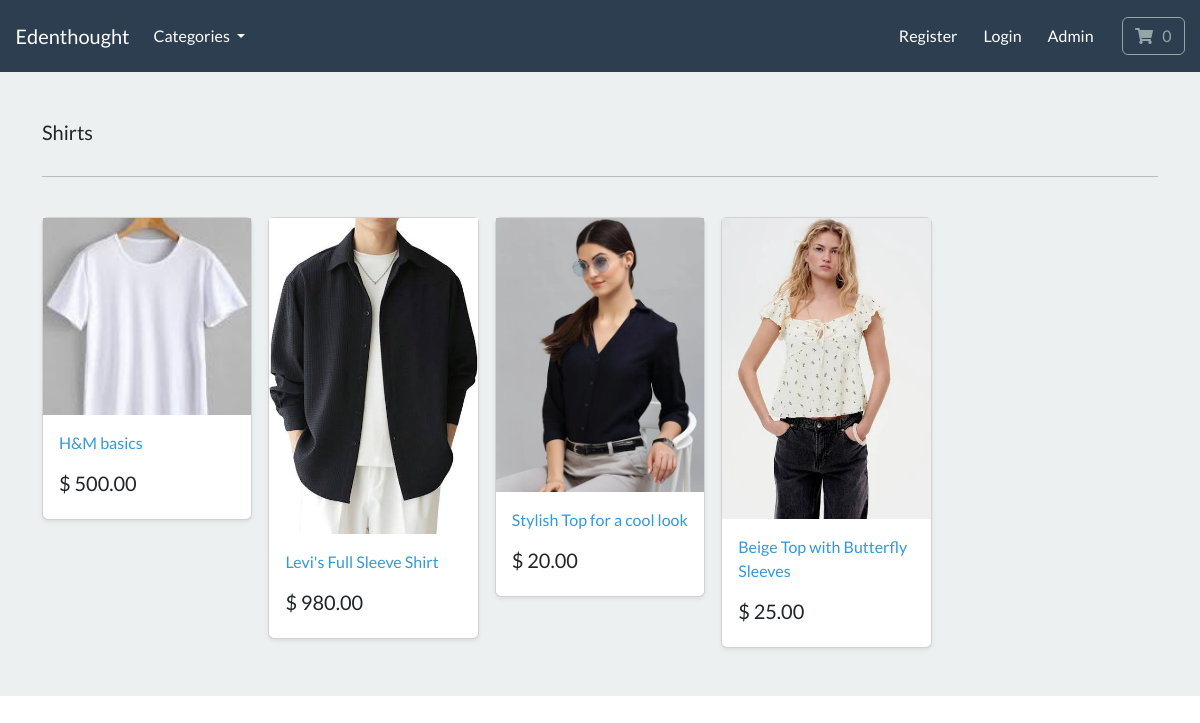
The page /search/shirts/ on the database its author committed.
### store/models.py (models this page shows, shortened)
class Category(models.Model):
    name=models.CharField(max_length=250,db_index=True)
    slug=models.SlugField(max_length=250,unique=True)
    class Meta:
       verbose_name_plural='categories'
    def get_absolute_url(self):
        return reverse('list-category',args=[self.slug])

class Product(models.Model):
    category=models.ForeignKey(Category,related_name='product',on_delete=models.CASCADE,null=True)
    title=models.CharField(max_length=250)
    brand=models.CharField(max_length=250,default='un-branded')
    description=models.TextField(blank=True)
    slug=models.SlugField(max_length=255)
    price=models.DecimalField(max_digits=5,decimal_places=2)
    image=models.ImageField(upload_to='images/',default='default.jpg')
    class Meta:
       verbose_name_plural='products'
    def get_absolute_url(self):
        return reverse('product-info',args=[self.slug])

### store/views.py (the view)
# urls.py: path('search/<slug:category_slug>/',views.list_category,name='list-category'),
def list_category(request,category_slug=None):
    category= get_object_or_404(Category,slug=category_slug)
    products=Product.objects.filter(category=category)
    return render(request,'store/list-category.html',{'category':category,'products':products})

### cart/cart.py (called while the page is built)
    def __len__(self):
        return sum(item['qty'] for item in self.cart.values())

### cart/context_processors.py (called while the page is built)
def cart(request):
    return {'cart':Cart(request)}

### store/views.py (called while the page is built)
def categories(request):
    all_categories=Category.objects.all()
    return {'all_categories':all_categories}

### store/templates/store/list-category.html
{% extends "./base.html" %}
{% load static %}
{% block content %}
<main>
  <div class="album py-5 bg-light">
    <div class="container">
      <div class="pb-3 h5"> {{category.name | capfirst}} </div>
      <hr>
      <br>
      <div class="row row-cols-1 row-cols-sm-2 row-cols-md-5 g-3">
        {%for product in products%}
        <div class="col">
          <div class="card shadow-sm">
          <img class="img-fluid" alt="Responsive image" src="{{product.image.url}}">
            <div class="card-body">
              <p class="card-text">
                <a class="text-info text-decoration-none" href="{{product.get_absolute_url}}"> {{product.title}} </a>
              </p>
              <div class="d-flex justify-content-between align-items-center">
                <h5> $ {{product.price}} </h5>
              </div>
            </div>
          </div>
        </div>
       {%endfor%}
      </div>
    </div>
  </div>
</main>
{% endblock %}

### rows shown on the page
Category: name "Shirts"
Product: image (picture), title "H&M basics", price "500.00"
Product: image (picture), title "Levi's Full Sleeve Shirt", price "980.00"
Product: image (picture), title "Stylish Top for a cool look", price "20.00"
Product: image (picture), title "Beige Top with Butterfly Sleeves", price "25.00"
